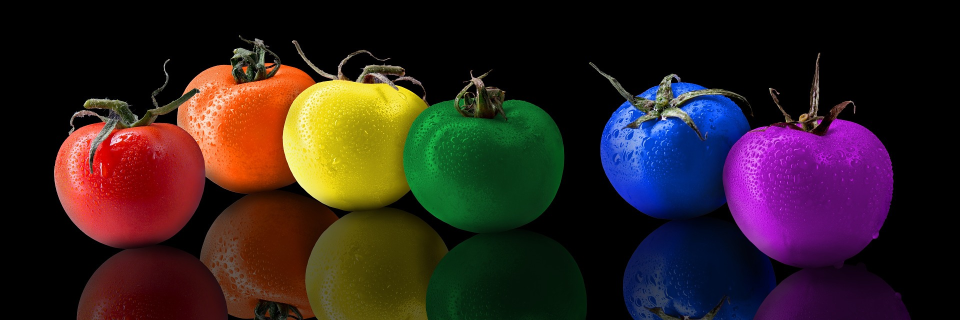
#> input picture 12-31/image/tomato.jpg, 1920 x 640 px (shown at 1/2 size)
$ python 1_hsv.py
#> lines starting #> are read from the running program, lines starting #| are printed output that depends on the picture; after the words box and inside, x2 and y2 are one past the last pixel; in counts of white or black regions, pixels touching at a corner belong together
import cv2

#  이미지 반환 함수
def createImage(h_red):
    dst = cv2.bitwise_and(hsv, hsv, mask=h_red)
    # hsv 이미지와 hsv 이미지를 bitwise_and 연산 할것임, 연산 결과는 dst 변수에 담김
    # bitwise_and 연산의 마스크는 h_red (and 연산 할 부분)

    dst = cv2.cvtColor(dst, cv2.COLOR_HSV2BGR)
    # hsv 연산이 끝난 이미지를 BGR 채널 이미지로 변경함
    return dst # 이미지 반환


src = cv2.imread("./image/tomato.jpg")  # 이미지 가져옴
#> src is the input picture: shape (640, 1920, 3); mean B, G, R 31.7, 32.7, 48.2
hsv = cv2.cvtColor(src, cv2.COLOR_BGR2RGB)  # 색상 검출을 위해 HSV 채널로 변환

h, s, v = cv2.split(hsv)  # hue값 쓰기 위해 hsv 채널 이미지를 분리함
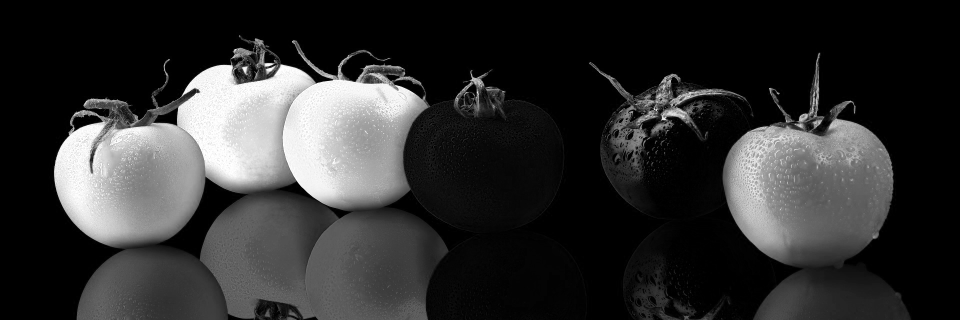
#> h: shape (640, 1920) (shown at 1/2 size); min 0, max 255, mean 48.2
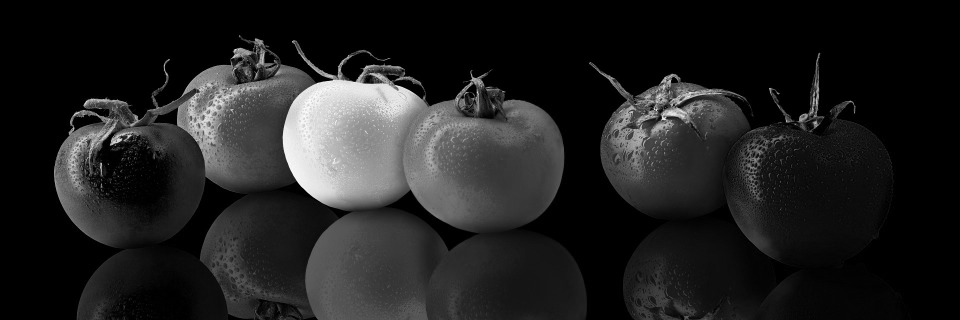
#> s: shape (640, 1920) (shown at 1/2 size); min 0, max 255, mean 32.7
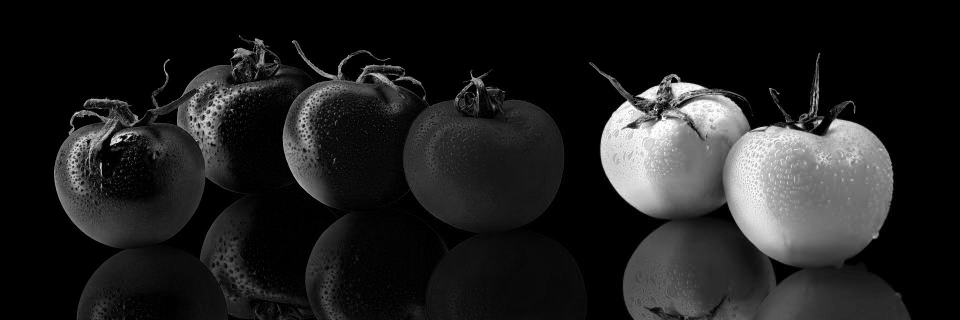
#> v: shape (640, 1920) (shown at 1/2 size); min 0, max 255, mean 31.7

# Palette 이름의 윈도우(창) 생성
cv2.namedWindow("Palette", flags=cv2.WINDOW_FREERATIO)
cv2.resizeWindow("Palette", 1024, 600)

# Palette 윈도우에 Hue 이름의 트랙바 생성, 최소값 0, 최대값 179, lambda x:x 이건 뭐지? -> 아무것도 안하는거
cv2.createTrackbar("Hue", "Palette", 0, 179, lambda x: x)

while True:
    # Palette 윈도우의 Hue 트랙바 움직일 때마다 값을 가져옴
    hue_val = cv2.getTrackbarPos("Hue", "Palette")

    h_red = cv2.inRange(h, 0, hue_val) # hue_val 사용하여 h_red 마스크 생성
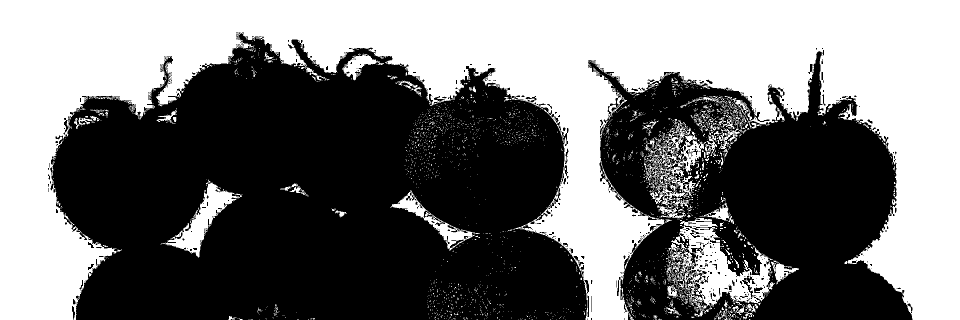
#> h_red: shape (640, 1920) (shown at 1/2 size); 45.8% white; 2417 white regions (2282 under 20 px), largest, box (x1, y1, x2, y2) and area: (0, 0, 1920, 640) 512601, (1337, 435, 1550, 634) 15424, (1289, 240, 1412, 417) 6350

    cv2.imshow("Palette", createImage(h_red)) # Palette 윈도우에 createImage 함수 반환 결과(이미지)를 보여줌
#> in createImage, `dst = cv2.bitwise_and(hsv, hsv, mask=h_red)`:
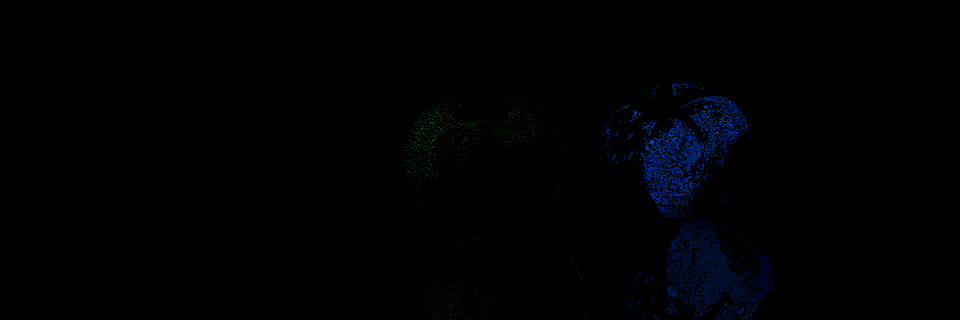
#> dst: shape (640, 1920, 3) (shown at 1/2 size); mean R, G, B 0, 0.8, 2.2
#> in createImage, `dst = cv2.cvtColor(dst, cv2.COLOR_HSV2BGR)`:
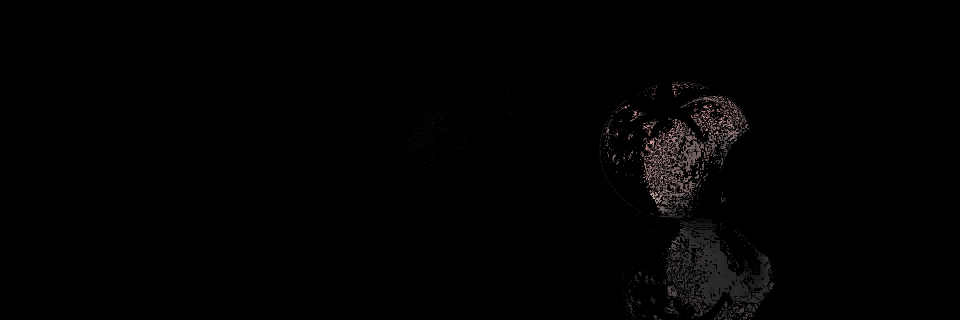
#> dst: shape (640, 1920, 3) (shown at 1/2 size); mean B, G, R 1.9, 1.9, 2.2

    if cv2.waitKey(33) & 0xFF == ord('q'): # 33미리세컨드마다 키입력 대기, q입력 받으면 종료
#> (key q is pressed here)
        break

cv2.destroyAllWindows()  # 모든 윈도우 release(메모리 헤제)

$ run again, with 12-31/image/clouds.jpg copied over 12-31/image/tomato.jpg
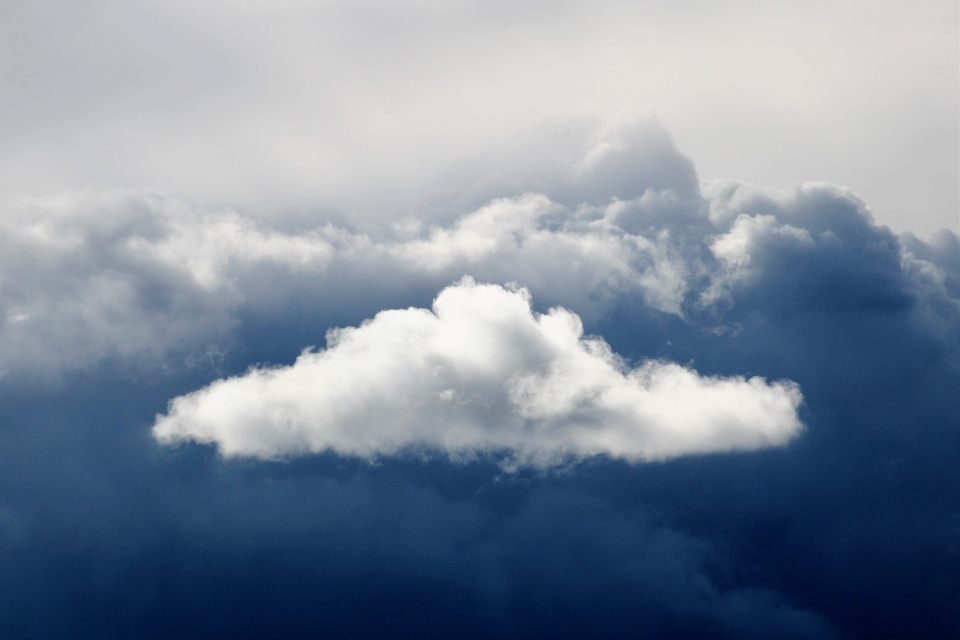
#> input picture 12-31/image/clouds.jpg, 1920 x 1279 px (shown at 1/2 size)
#> src is the input picture: shape (1279, 1920, 3); mean B, G, R 155.1, 138.4, 125.7
#> `h_red = cv2.inRange(h, 0, hue_val)`:
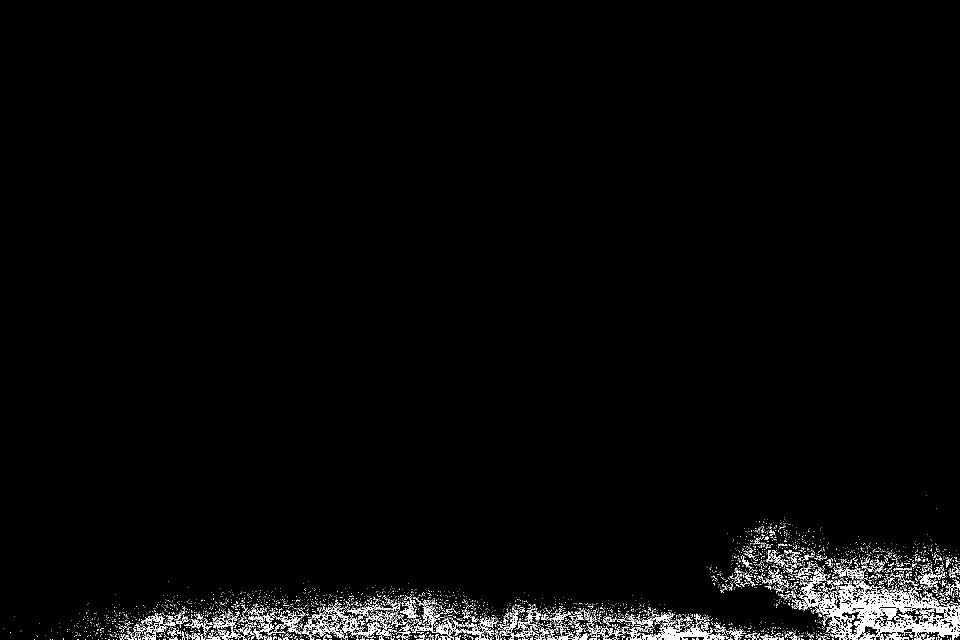
#> h_red: shape (1279, 1920) (shown at 1/2 size); 2.2% white in thin lines or dots, all inside (x1, y1, x2, y2) = (7, 991, 1920, 1279)
#> in createImage, `dst = cv2.cvtColor(dst, cv2.COLOR_HSV2BGR)`:
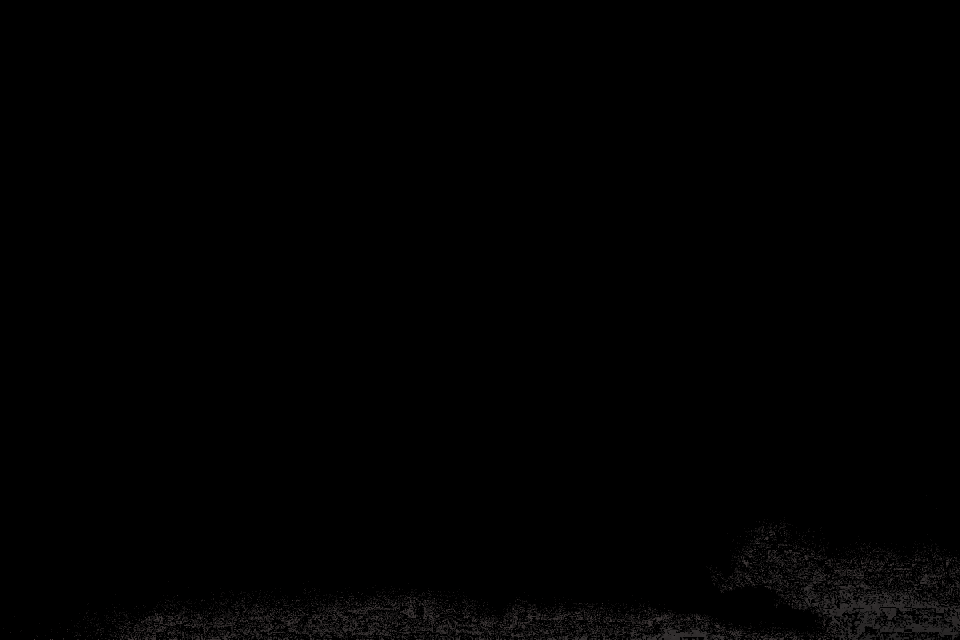
#> dst: shape (1279, 1920, 3) (shown at 1/2 size); mean B, G, R 1.1, 1.1, 1.2

$ run again, with 12-31/image/crescent.jpg copied over 12-31/image/tomato.jpg
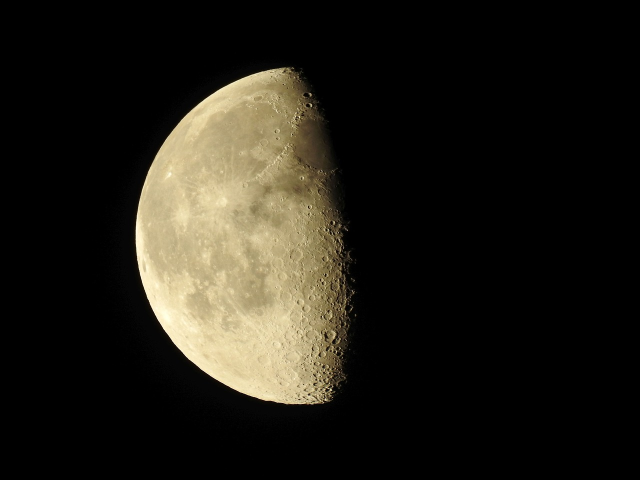
#> input picture 12-31/image/crescent.jpg, 1280 x 960 px (shown at 1/2 size)
#> src is the input picture: shape (960, 1280, 3); mean B, G, R 22.9, 30.6, 33.5
#> `h, s, v = cv2.split(hsv)`:
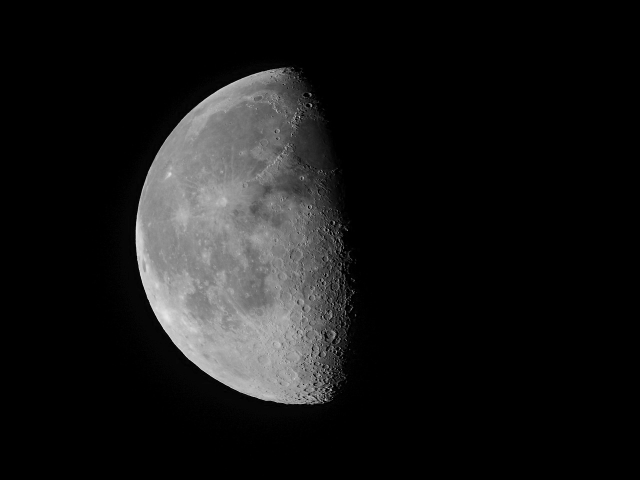
#> v: shape (960, 1280) (shown at 1/2 size); min 0, max 234, mean 22.9
#> `h_red = cv2.inRange(h, 0, hue_val)`:
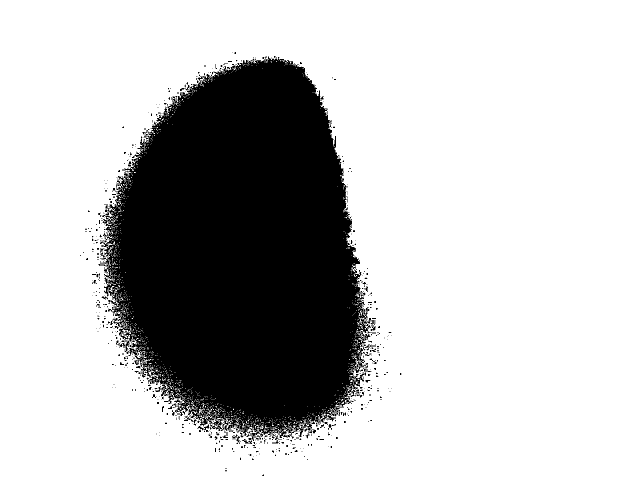
#> h_red: shape (960, 1280) (shown at 1/2 size); 75.6% white; 657 black regions (595 under 20 px), largest, box (x1, y1, x2, y2) and area: (197, 112, 752, 887) 293958, (249, 679, 260, 708) 112, (741, 640, 751, 662) 106

$ run again, with 12-31/image/dandelion.jpg copied over 12-31/image/tomato.jpg
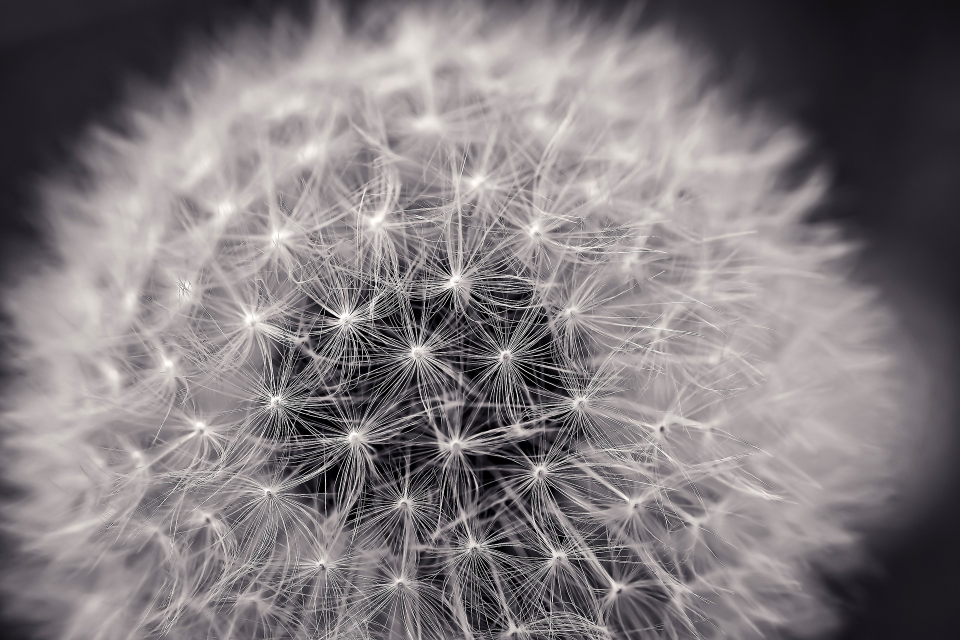
#> input picture 12-31/image/dandelion.jpg, 1920 x 1280 px (shown at 1/2 size)
#> src is the input picture: shape (1280, 1920, 3); mean B, G, R 125, 122, 128
#> `h_red = cv2.inRange(h, 0, hue_val)`:
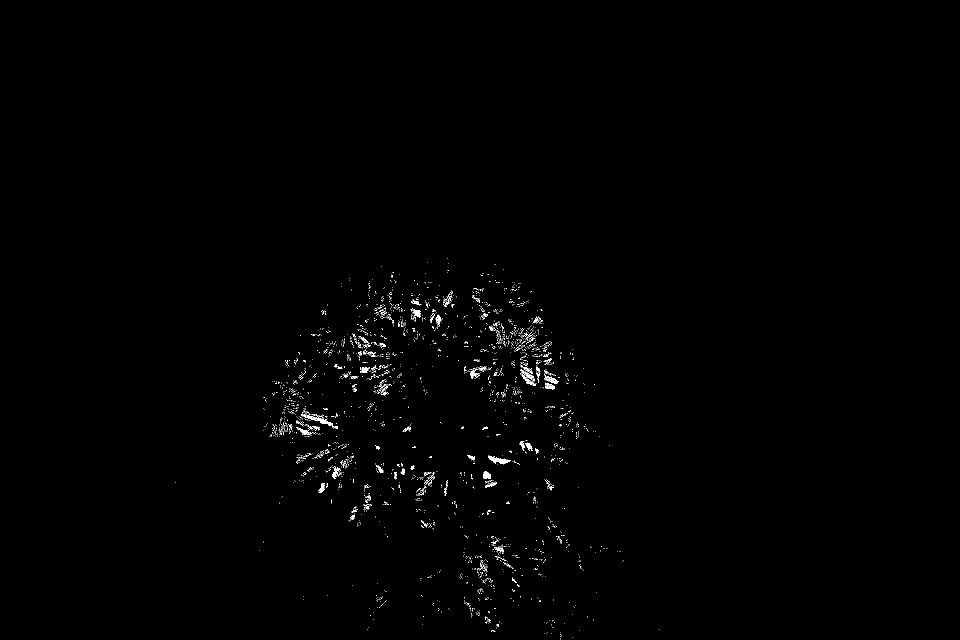
#> h_red: shape (1280, 1920) (shown at 1/2 size); 0.46% white in thin lines or dots, all inside (x1, y1, x2, y2) = (351, 516, 1319, 1280)
